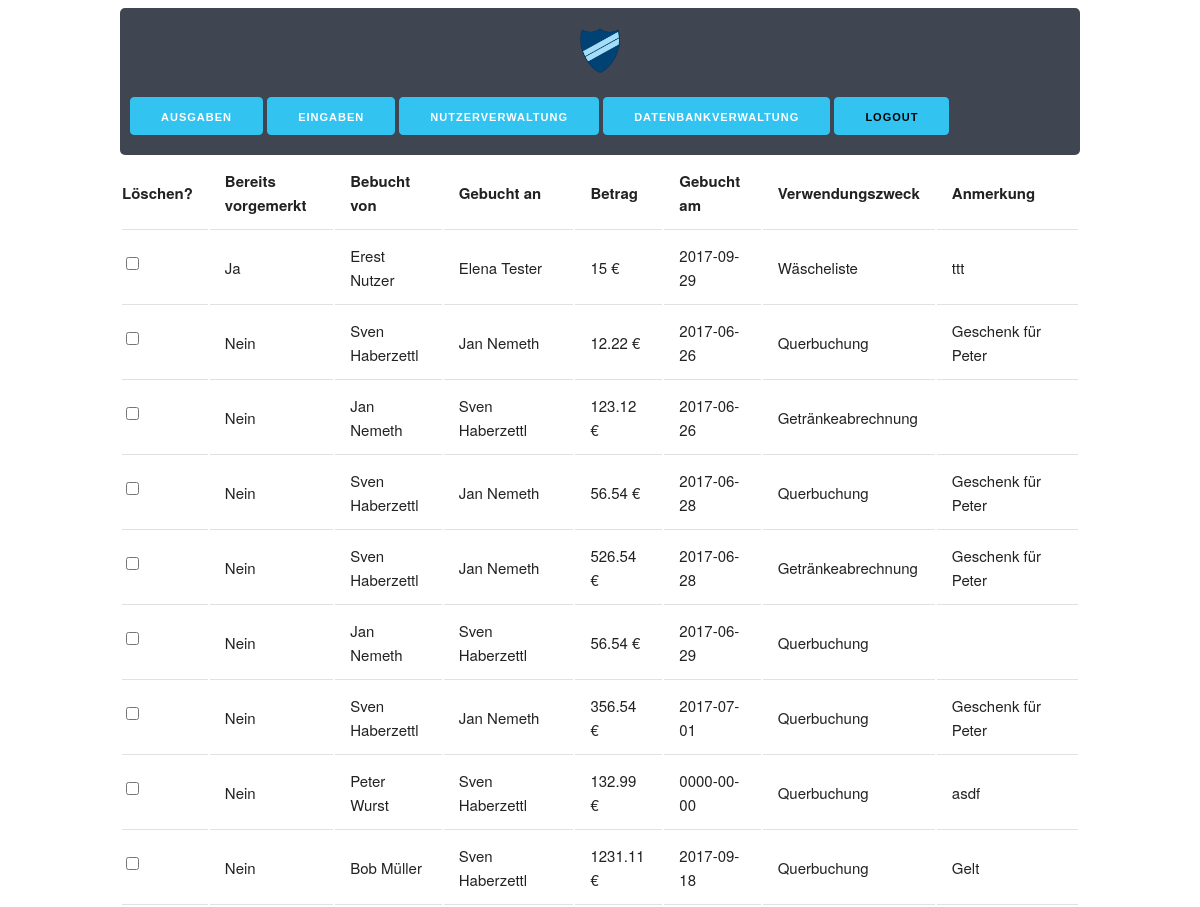
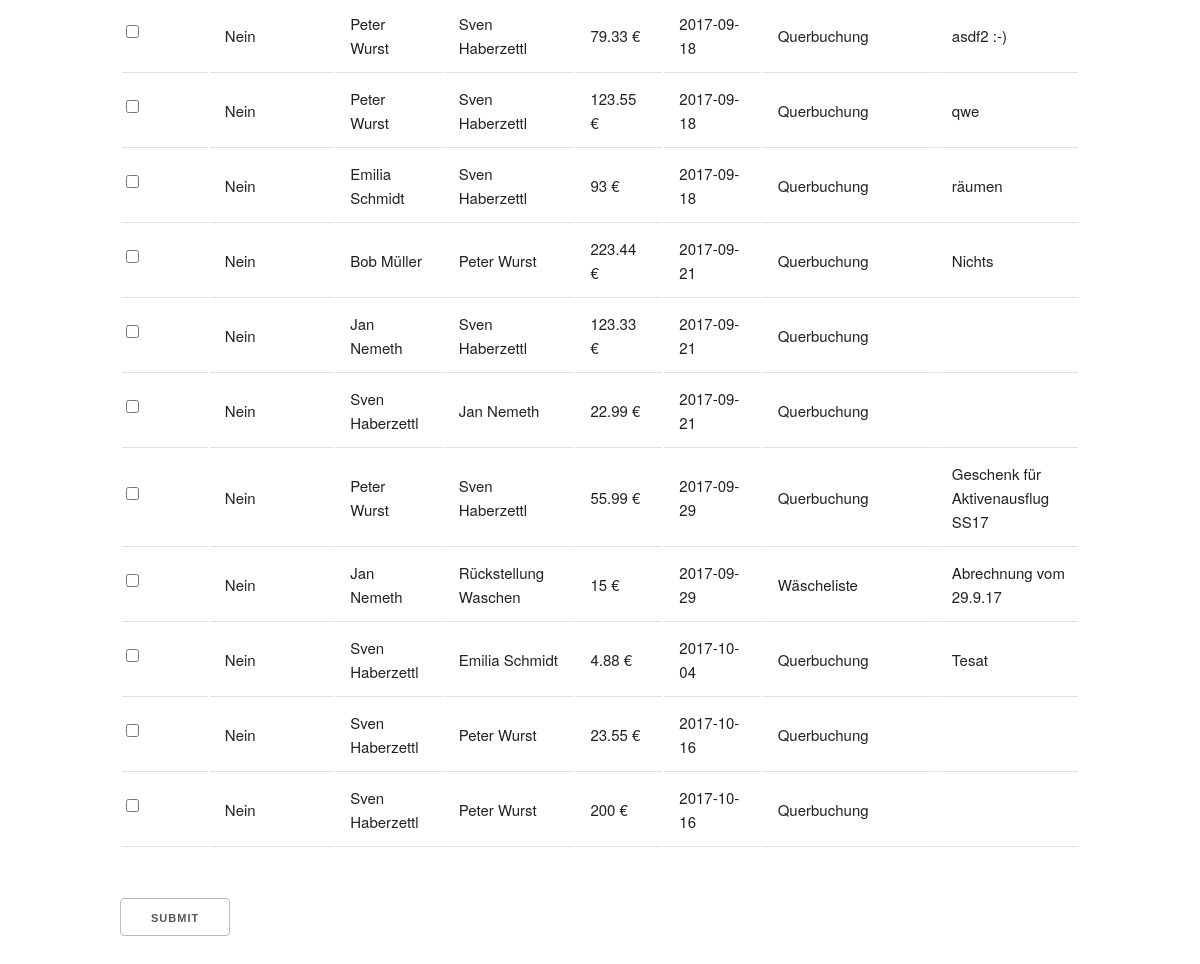
Screenshot of /php/delBooking.php (signed in) with the database file from the repository (2 pictures, top to bottom).
### tables this page shows
CREATE TABLE `buchung` (
  `buchungsnummer` int(11) NOT NULL AUTO_INCREMENT,
  `zwecknummer` int(11) NOT NULL,
  `datum` date NOT NULL,
  `betrag` float NOT NULL,
  `user_von` int(11) NOT NULL,
  `user_zu` int(11) NOT NULL,
  `log` int(11) DEFAULT NULL,
  `anmerkung` varchar(255) DEFAULT NULL,
  `zum_loeschen_vorgemerkt` tinyint(4) DEFAULT NULL,
  PRIMARY KEY (`buchungsnummer`)
);

CREATE TABLE `user` (
  `id` int(11) NOT NULL,
  `vorname` varchar(255) NOT NULL,
  `nachname` varchar(255) NOT NULL,
  `email` varchar(255) NOT NULL,
  `kontostand` float NOT NULL,
  `zinsen` tinyint(1) NOT NULL,
  `erstellt_am` timestamp NOT NULL DEFAULT CURRENT_TIMESTAMP,
  `zuletzt_geaendert` timestamp NULL DEFAULT NULL,
  `passwort` varchar(255) NOT NULL,
  `verein` int(10) NOT NULL,
  `gruppe` int(10) NOT NULL,
  `hausbewohner` tinyint(4) DEFAULT NULL
);

CREATE TABLE `verwendungszweck` (
  `zwecknummer` int(11) NOT NULL,
  `Beschreibung` varchar(255) NOT NULL,
  PRIMARY KEY (`zwecknummer`)
);

### php/lib.php (called while the page is built, shortened)
<?php
function boolZuText($in)
{
    if ($in == 0) {
        return "Nein";
    }
    return "Ja";
}

### php/db_request.php (the view, shortened to what this page needs)
<?php
include_once "lib.php";
function getBuchungDel()
{
    $sql = "SELECT * FROM buchung ORDER BY zum_loeschen_vorgemerkt DESC LIMIT 20;";
    $database = connect();
    $result = $database->query($sql);
    echo "
    <form method=\"post\" action=".htmlspecialchars($_SERVER["PHP_SELF"]) .">
    <table>
    <tr>
        <th>Löschen?</th>
        <th>Bereits vorgemerkt</th>
        <th>Bebucht von</th>
        <th>Gebucht an</th>
        <th>Betrag</th>
        <th>Gebucht am</th>
        <th>Verwendungszweck</th>
        <th>Anmerkung</th>
    </tr>";
    if ($result->num_rows > 0) {
        while ($row = $result->fetch_assoc()) {
            echo "<tr>" .
                "<td><input type='checkbox' name='".$row["buchungsnummer"]."' value='".$row["buchungsnummer"]."'></td>" .
                "<td>" . boolZuText($row["zum_loeschen_vorgemerkt"]) . "</td>" .
                "<td>" . getUser($row["user_von"]) . "</td>" .
                "<td>" . getUser($row["user_zu"]) . "</td>" .
                "<td>" . $row["betrag"] . " €" . "</td>" .
                "<td>" . $row["datum"] . "</td>" .
                "<td>" . getVerwendungszweck($row["zwecknummer"]) . "</td>" .
                "<td>" . $row["anmerkung"] . "</td>" .
                "</tr>";
        }
    } else {
        echo "Keine Inhalte";
    }
    echo "</table> <br><input type='submit'></form>";
}
function getVerwendungszweck($zwecknummer)
{
    $database = connect();
    $sql = "SELECT * FROM verwendungszweck WHERE zwecknummer=$zwecknummer;";
    $result = $database->query($sql);
    $row = $result->fetch_assoc();
    $out = $row["Beschreibung"];
    return $out;
}
function getUser($user)
{
    $database = connect();
    $sql = "SELECT * FROM user WHERE id=$user;";
    $result = $database->query($sql);
    $row = $result->fetch_assoc();
    $out = $row["vorname"] . " " . $row["nachname"];
    if ($out != " ") {
        return $out;
    }
    return "Dieser Nutzer existiert nicht!";
}

### css/skeleton.css (style rules this page uses)
html { font-size: 62.5%; }
body { font-size: 1.5em; line-height: 1.6; font-weight: 400; font-family: "Raleway", "HelveticaNeue", "Helvetica Neue", Helvetica, Arial, sans-serif; color: #222; }
.button, button, input[type="submit"], input[type="reset"], input[type="button"] { display: inline-block; height: 38px; padding: 0 30px; color: #555; text-align: center; font-size: 11px; font-weight: 600; line-height: 38px; letter-spacing: .1rem; text-transform: uppercase; text-decoration: none; white-space: nowrap; background-color: transparent; border-radius: 4px; border: 1px solid #bbb; cursor: pointer; box-sizing: border-box; }
input[type="checkbox"], input[type="radio"] { display: inline; }
th, td { padding: 12px 15px; text-align: left; border-bottom: 1px solid #E1E1E1; }
th:first-child, td:first-child { padding-left: 0; }
th:last-child, td:last-child { padding-right: 0; }
input, textarea, select, fieldset { margin-bottom: 1.5rem; }
pre, blockquote, dl, figure, table, p, ul, ol, form { margin-bottom: 2.5rem; }

### rows the page displays
buchung: zum_loeschen_vorgemerkt "Ja", user_von.nachname "Erest Nutzer", user_zu.nachname "Elena Tester", betrag "15", datum "2017-09-29", zwecknummer.Beschreibung "Wäscheliste", anmerkung "ttt"
buchung: zum_loeschen_vorgemerkt "Nein", user_von.nachname "Sven Haberzettl", user_zu.nachname "Jan Nemeth", betrag "12.22", datum "2017-06-26", zwecknummer.Beschreibung "Querbuchung", anmerkung "Geschenk für Peter"
buchung: zum_loeschen_vorgemerkt "Nein", user_von.nachname "Jan Nemeth", user_zu.nachname "Sven Haberzettl", betrag "123.12", datum "2017-06-26", zwecknummer.Beschreibung "Getränkeabrechnung"
buchung: zum_loeschen_vorgemerkt "Nein", user_von.nachname "Sven Haberzettl", user_zu.nachname "Jan Nemeth", betrag "56.54", datum "2017-06-28", zwecknummer.Beschreibung "Querbuchung", anmerkung "Geschenk für Peter"
buchung: zum_loeschen_vorgemerkt "Nein", user_von.nachname "Sven Haberzettl", user_zu.nachname "Jan Nemeth", betrag "526.54", datum "2017-06-28", zwecknummer.Beschreibung "Getränkeabrechnung", anmerkung "Geschenk für Peter"
buchung: zum_loeschen_vorgemerkt "Nein", user_von.nachname "Jan Nemeth", user_zu.nachname "Sven Haberzettl", betrag "56.54", datum "2017-06-29", zwecknummer.Beschreibung "Querbuchung"
buchung: zum_loeschen_vorgemerkt "Nein", user_von.nachname "Sven Haberzettl", user_zu.nachname "Jan Nemeth", betrag "356.54", datum "2017-07-01", zwecknummer.Beschreibung "Querbuchung", anmerkung "Geschenk für Peter"
buchung: zum_loeschen_vorgemerkt "Nein", user_von.nachname "Peter Wurst", user_zu.nachname "Sven Haberzettl", betrag "132.99", datum "0000-00-00", zwecknummer.Beschreibung "Querbuchung", anmerkung "asdf"
buchung: zum_loeschen_vorgemerkt "Nein", user_von.nachname "Bob Müller", user_zu.nachname "Sven Haberzettl", betrag "1231.11", datum "2017-09-18", zwecknummer.Beschreibung "Querbuchung", anmerkung "Gelt"
buchung: zum_loeschen_vorgemerkt "Nein", user_von.nachname "Peter Wurst", user_zu.nachname "Sven Haberzettl", betrag "79.33", datum "2017-09-18", zwecknummer.Beschreibung "Querbuchung", anmerkung "asdf2 :-)"
buchung: zum_loeschen_vorgemerkt "Nein", user_von.nachname "Peter Wurst", user_zu.nachname "Sven Haberzettl", betrag "123.55", datum "2017-09-18", zwecknummer.Beschreibung "Querbuchung", anmerkung "qwe"
buchung: zum_loeschen_vorgemerkt "Nein", user_von.nachname "Emilia Schmidt", user_zu.nachname "Sven Haberzettl", betrag "93", datum "2017-09-18", zwecknummer.Beschreibung "Querbuchung", anmerkung "räumen"
buchung: zum_loeschen_vorgemerkt "Nein", user_von.nachname "Bob Müller", user_zu.nachname "Peter Wurst", betrag "223.44", datum "2017-09-21", zwecknummer.Beschreibung "Querbuchung", anmerkung "Nichts"
buchung: zum_loeschen_vorgemerkt "Nein", user_von.nachname "Jan Nemeth", user_zu.nachname "Sven Haberzettl", betrag "123.33", datum "2017-09-21", zwecknummer.Beschreibung "Querbuchung"
buchung: zum_loeschen_vorgemerkt "Nein", user_von.nachname "Sven Haberzettl", user_zu.nachname "Jan Nemeth", betrag "22.99", datum "2017-09-21", zwecknummer.Beschreibung "Querbuchung"
buchung: zum_loeschen_vorgemerkt "Nein", user_von.nachname "Peter Wurst", user_zu.nachname "Sven Haberzettl", betrag "55.99", datum "2017-09-29", zwecknummer.Beschreibung "Querbuchung", anmerkung "Geschenk für Aktivenausflug SS17"
buchung: zum_loeschen_vorgemerkt "Nein", user_von.nachname "Jan Nemeth", user_zu.nachname "Rückstellung Waschen", betrag "15", datum "2017-09-29", zwecknummer.Beschreibung "Wäscheliste", anmerkung "Abrechnung vom 29.9.17"
buchung: zum_loeschen_vorgemerkt "Nein", user_von.nachname "Sven Haberzettl", user_zu.nachname "Emilia Schmidt", betrag "4.88", datum "2017-10-04", zwecknummer.Beschreibung "Querbuchung", anmerkung "Tesat"
buchung: zum_loeschen_vorgemerkt "Nein", user_von.nachname "Sven Haberzettl", user_zu.nachname "Peter Wurst", betrag "23.55", datum "2017-10-16", zwecknummer.Beschreibung "Querbuchung"
buchung: zum_loeschen_vorgemerkt "Nein", user_von.nachname "Sven Haberzettl", user_zu.nachname "Peter Wurst", betrag "200", datum "2017-10-16", zwecknummer.Beschreibung "Querbuchung"
